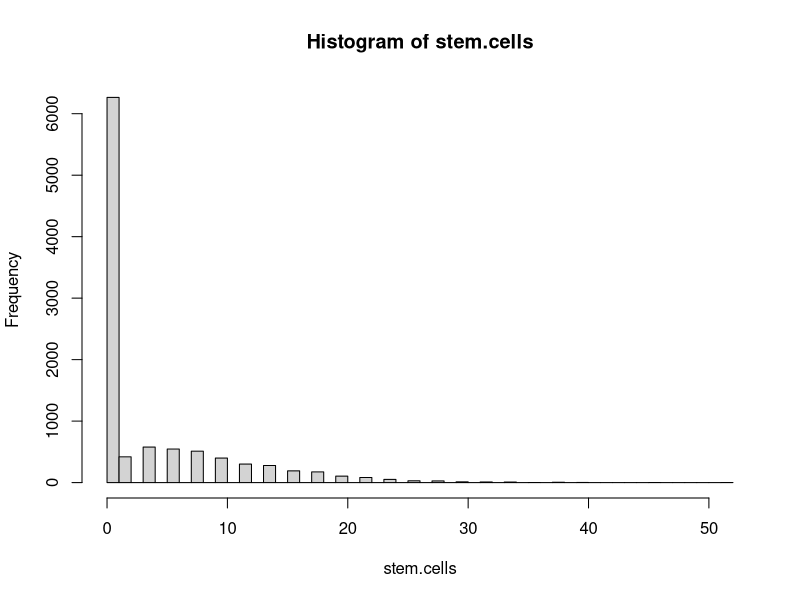

This figure's R source:
#R Program to Monte Carlo stem cell proliferation model
stem.cells <- c(0)
n.trials <- 10000
n.gens <- 7
p.div <- 0.6
for (i.trial in 1:n.trials) {   # Loop over Monte Carlo Trials  
  n.stem.curr <- 1
  n.stem.next <- 0
  for (i.gen in 1:n.gens) {     # Loop over generations
    ## Looping over stem cells in current gen and randomly choosing which divide
    for (i.cell in 1:n.stem.curr) {
      if (p.div > runif(1)) {
        n.stem.next <- n.stem.next + 2
      }
    }
    n.stem.curr <- n.stem.next
    n.stem.next <- 0
    if (n.stem.curr==0) {
      break
    }
  }
  stem.cells[i.trial] <- n.stem.curr
}
hist(stem.cells, breaks=50)
output<-sprintf("Mean # cells at %3d gens=%7.2f\n",n.gens, mean(stem.cells))
cat(output)
